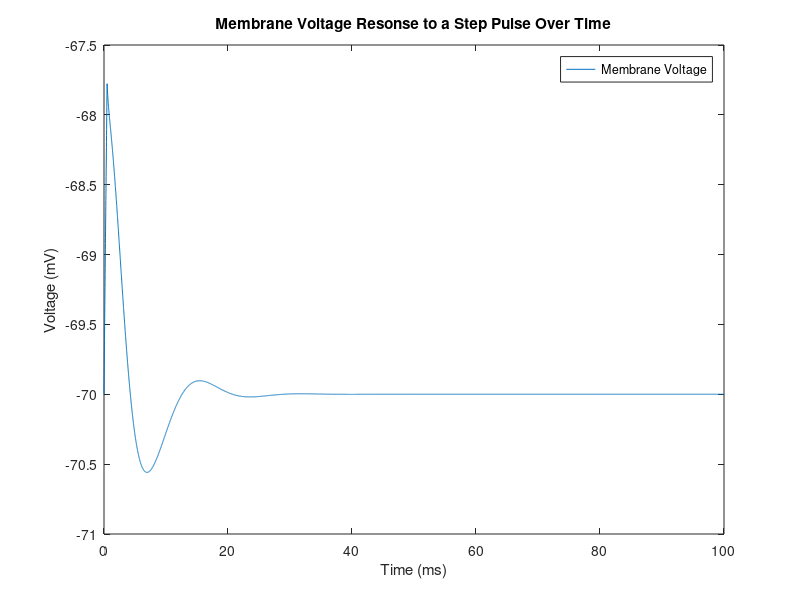
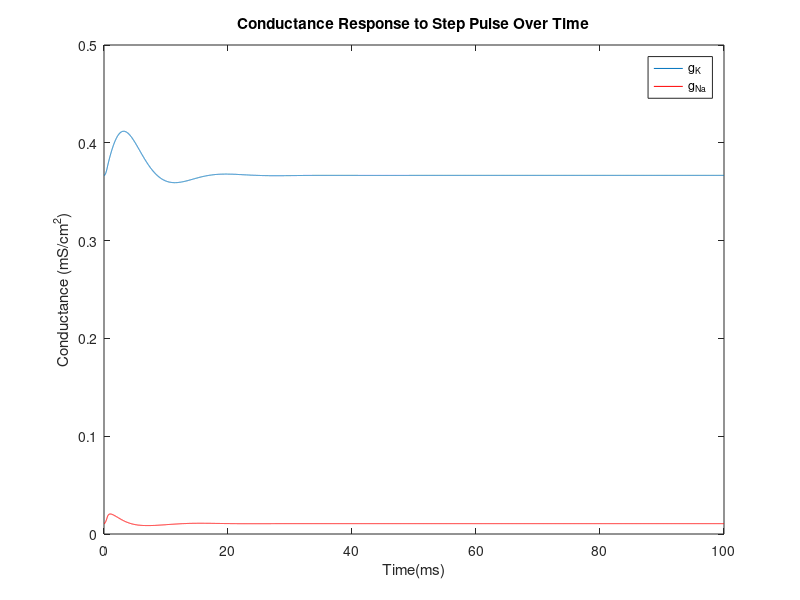

Recreate these plots in MATLAB, in order.
clear
clc
%setting constants
g_K= 36; %combined potassium conductance for all K+ Channels (mSeimens/cm^2)
g_Na = 120; %combined sodium conductance for all Na+ channels (mSeimens/cm^2)
g_L = 0.3; %leakage conductance (mSeimens/cm^2)
E_K = -12; %potasium potential (mV)
E_Na = 115;%sodium potential (mV)
E_L = 10.6; %leakage potential (mV)
Vrest = -70; %Resting membrane potential
Cm = 1.0; %membrane capacitance (microfarad/cm^2)
%V(1)=-70; %membrane potential to be at rest to begin with
V=0; %initializing voltage as 0 for itteration below (the 'for loop')

%setting the step size for the itteration
step = 0.01; %step size set to be 0.1ms

%creating an array for all time values (t) that will be stepped through in
%the test
t = 0:step:100;

%sets an impulse current of 5microamps/cm^2 for 50 timesteps of 0.001
%miliseconds (0.5ms)
I(1:50) = [5];
%shows the current return to 0 after the end of the impulse
I(51:numel(t))=[0];


%Gating variable equations
%where tha a(alpha) represents the probablilitya channel is open and
%b(beta) representing the probability a channel is closed
a_n= 0.01 * ((10-V)/(exp((10-V)/10)-1));
b_n = .125*exp(-V/80);


a_m = .1*((25-V)/(exp((25-V)/10)-1));
b_m = 4*exp(-V/18);


a_h = 0.07*exp(-V/20);
b_h = 1/(exp((30-V)/10)+1);

%initializing values
m(1)= a_m/(a_m + b_m);
n(1)= a_n/(a_n + b_n);
h(1)= a_h/(a_h + b_h);

for i = 1:numel(t)-1
    %alpha and beta values are evaluated at each indivicual time point
    %(i) such and these valuse are used to calculate currents and voltages
    %connected to the voltage gated channels
    a_n(i)= 0.01 * ((10-V(i))/(exp((10-V(i))/10)-1));
    b_n(i) = .125*exp(-V(i)/80);
    a_m(i)= .1*((25-V(i))/(exp((25-V(i))/10)-1));
    b_m(i) = 4*exp(-V(i)/18);
    a_h(i) = 0.07*exp(-V(i)/20);
    b_h(i) = 1/(exp((30-V(i))/10)+1);
    
    %current calculations using the 'm' 'n' and 'h' that tell the
    %probablility a certain channel will be open.  These values were
    %discovered by H&H using curve fitting
    I_Na = (m(i)^3) * g_Na * h(i) * (V(i)-E_Na);
    I_K = (n(i)^4) * g_K * (V(i) - E_K);
    I_L = g_L * (V(i)-E_L);
    %In this case there will be no injected Current (I) therefore there
    %will be no contribution by I(i).  Esentially simplifying the equation
    %to I_ion = I_K - I_Na - I_L;  
    
    %further simplification may be done in this case since you know the
    %cell is in euqilibrium (steady state) the equation may be reduced to the following:      
    %0 = I_K - I_Na - I_L
    
    %the equation is left in its entirety for simplicity of testing other
    %injected current scenarios
    I_ion = I(i) - I_K - I_Na - I_L;
    
    %Euler method for first order differential equations
    % euler method: y(n+1) = y(n)n+h*f(t,y(n))

    V(i+1) = V(i) + step*I_ion/Cm;
    n(i+1) = n(i) + step*(a_n(i) * (1-n(i)) - b_n(i)*n(i));
    m(i+1) = m(i) + step*(a_m(i) * (1-m(i)) - b_m(i)*m(i));
    h(i+1) = h(i) + step*(a_h(i) * (1-h(i)) - b_h(i)*h(i));
    
end
%setting setting initial voltage to be Vrest which is -70mV
V = V-70;

%Voltage plot
plot(t,V)
hold on
legend ({'Membrane Voltage'})
xlabel('Time (ms)')
ylabel('Voltage (mV)')
%axis([0 100 -80 0]) 
title('Membrane Voltage Resonse to a Step Pulse Over Time')



%conductance plotting

figure
%plotting the K+ conductance over time
p1 = plot (t,g_K*(n.^4))
hold on
%plotting the Na+ conductance over time
p2 = plot (t, g_Na*(m.^3).*h, 'r')
legend ([p1, p2], 'g_K','g_N_a')
ylabel('Conductance (mS/cm^2)')
xlabel('Time(ms)')
title('Conductance Response to Step Pulse Over Time')
